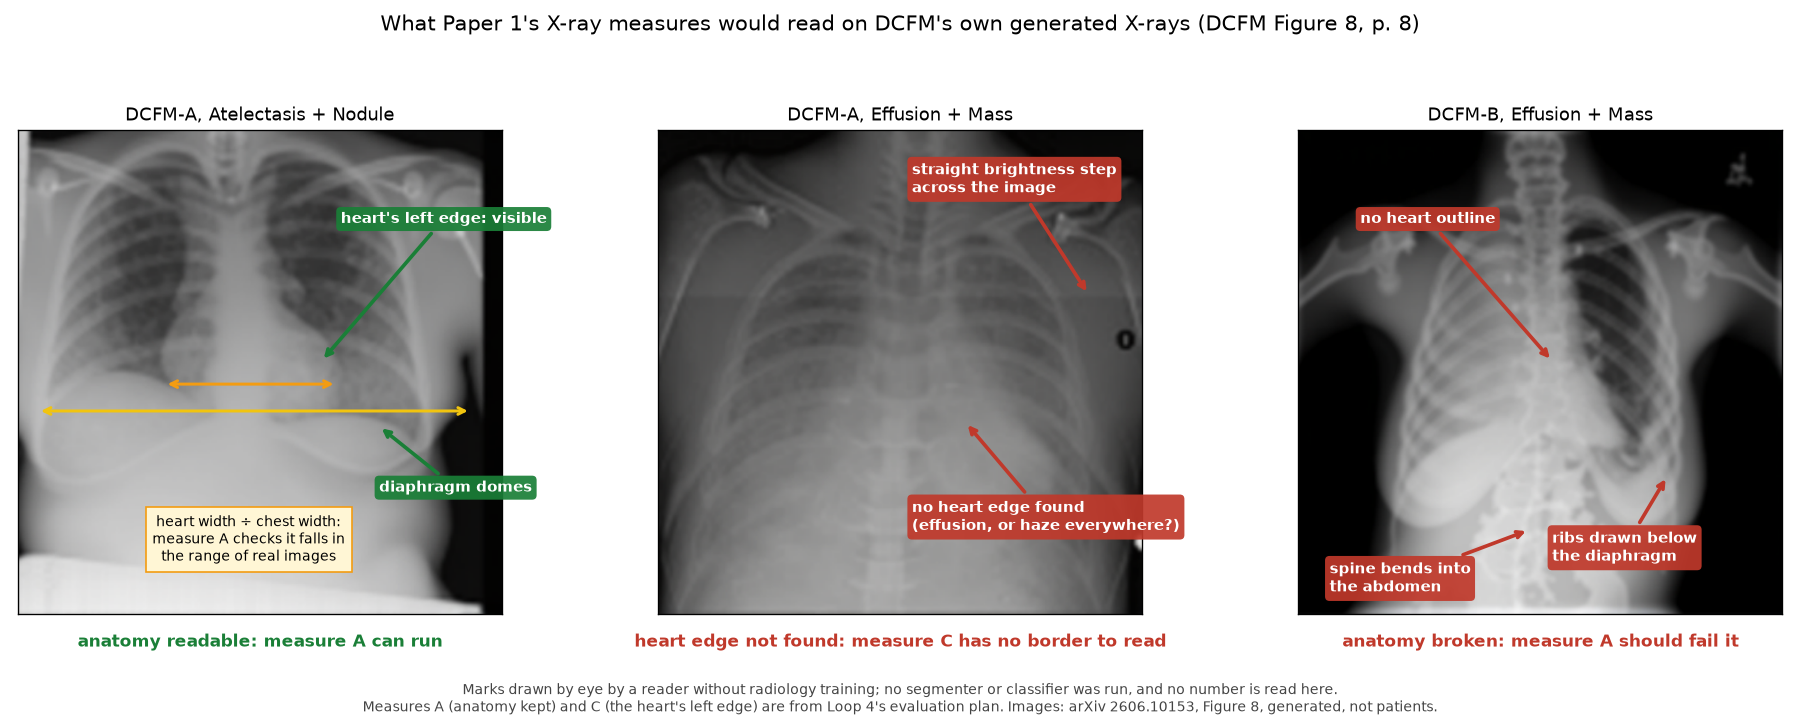

The Python source for this figure:
# Draws dcfm-xrays-read-by-measure-a.png from DCFM's Figure 8 (arXiv 2606.10153, p. 8).
# Run from this folder: ~/.claude/venvs/figures/bin/python dcfm-xrays-read-by-measure-a.py
# Needs pdfimages (poppler) and the DCFM PDF at ../targets/pdfs/2606.10153.pdf.
import os, subprocess, tempfile
from PIL import Image
tmp = tempfile.mkdtemp()
subprocess.run(["pdfimages", "-f", "8", "-l", "8", "-png", "../targets/pdfs/2606.10153.pdf", os.path.join(tmp, "img")], check=True)
fig8 = Image.open(os.path.join(tmp, "img-000.png")).convert("RGB")   # 1761 x 1007, Figure 8
for name, box in {"a_clean.png": (440, 517, 860, 937), "b_hazy.png": (20, 517, 440, 937), "c_ribs.png": (897, 517, 1316, 937)}.items():
    fig8.crop(box).resize((630, 630)).save(os.path.join(tmp, name))
os.chdir(tmp)
OUT = os.path.abspath(os.path.join(os.path.dirname(os.path.abspath(__file__)), "dcfm-xrays-read-by-measure-a.png"))
import matplotlib; matplotlib.use("Agg")
import matplotlib.pyplot as plt
from PIL import Image
tiles=[("a_clean.png","DCFM-A, Atelectasis + Nodule","anatomy readable: measure A can run"),
       ("b_hazy.png","DCFM-A, Effusion + Mass","heart edge not found: measure C has no border to read"),
       ("c_ribs.png","DCFM-B, Effusion + Mass","anatomy broken: measure A should fail it")]
fig,axes=plt.subplots(1,3,figsize=(15,6.0))
G="#1a7f37"; R="#c0392b"
def note(ax,txt,xy,xytext,c):
    ax.annotate(txt,xy=xy,xytext=xytext,color="white",fontsize=9,fontweight="bold",
        bbox=dict(boxstyle="round,pad=0.3",fc=c,ec="none",alpha=0.92),
        arrowprops=dict(arrowstyle="->",color=c,lw=2.2))
for ax,(f,title,verdict) in zip(axes,tiles):
    ax.imshow(Image.open(f),cmap="gray"); ax.set_xticks([]); ax.set_yticks([])
    ax.set_title(title,fontsize=11)
    ax.text(315,655,verdict,ha="center",va="top",fontsize=10,color=G if f.startswith("a") else R,fontweight="bold")
a,b,c=axes
note(a,"heart's left edge: visible",(395,300),(420,120),G)
note(a,"diaphragm domes",(470,385),(470,470),G)
a.annotate("",xy=(25,365),xytext=(590,365),arrowprops=dict(arrowstyle="<->",color="#f1c40f",lw=1.8))
a.annotate("",xy=(190,330),xytext=(415,330),arrowprops=dict(arrowstyle="<->",color="#f39c12",lw=1.8))
a.text(300,560,"heart width ÷ chest width:\nmeasure A checks it falls in\nthe range of real images",ha="center",fontsize=8.5,color="black",bbox=dict(fc="#fff6d5",ec="#f39c12"))
note(b,"no heart edge found\n(effusion, or haze everywhere?)",(400,380),(330,520),R)
note(b,"straight brightness step\nacross the image",(560,213),(330,80),R)
note(c,"ribs drawn below\nthe diaphragm",(480,450),(330,560),R)
note(c,"spine bends into\nthe abdomen",(300,520),(40,600),R)
note(c,"no heart outline",(330,300),(80,120),R)
fig.suptitle("What Paper 1's X-ray measures would read on DCFM's own generated X-rays (DCFM Figure 8, p. 8)",fontsize=12.5)
fig.text(0.5,0.012,"Marks drawn by eye by a reader without radiology training; no segmenter or classifier was run, and no number is read here.\n"
         "Measures A (anatomy kept) and C (the heart's left edge) are from Loop 4's evaluation plan. Images: arXiv 2606.10153, Figure 8, generated, not patients.",
         ha="center",fontsize=8.5,color="#444")
plt.tight_layout(rect=(0,0.07,1,0.95))
plt.savefig(OUT,dpi=120)
